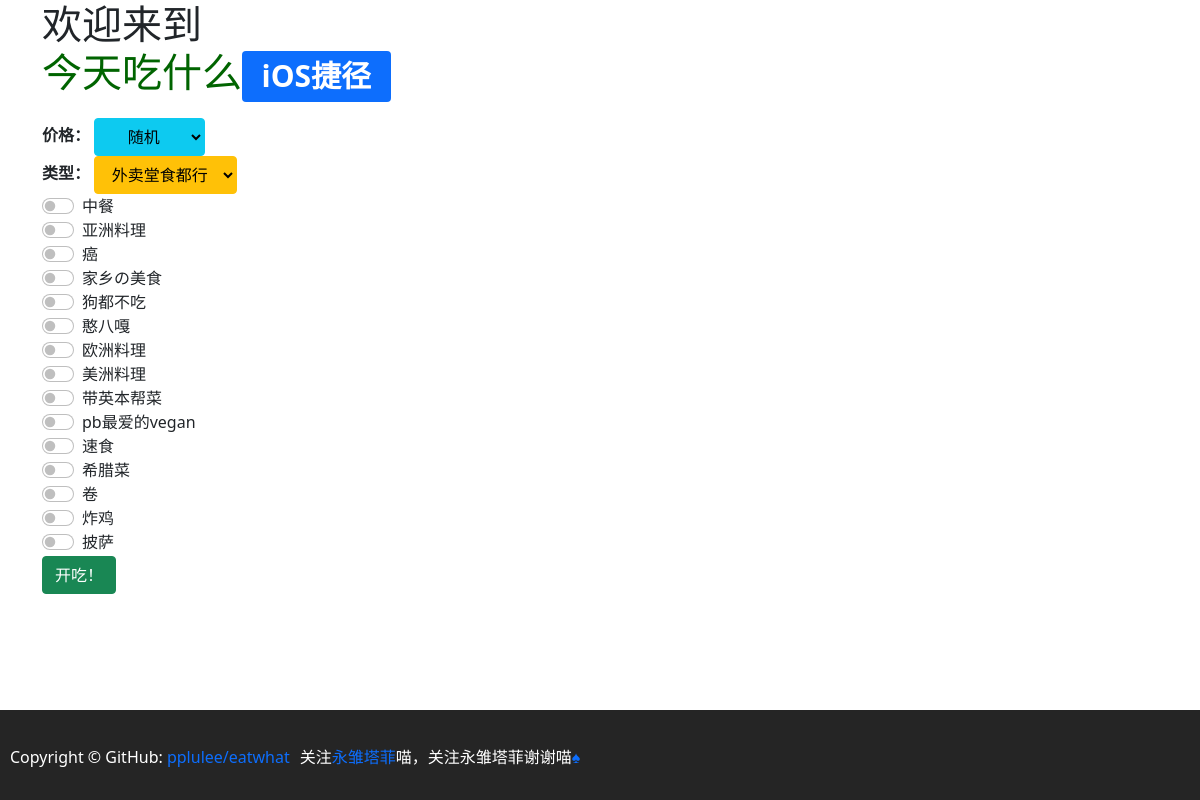
/, run on an earlier commit of the app's database.
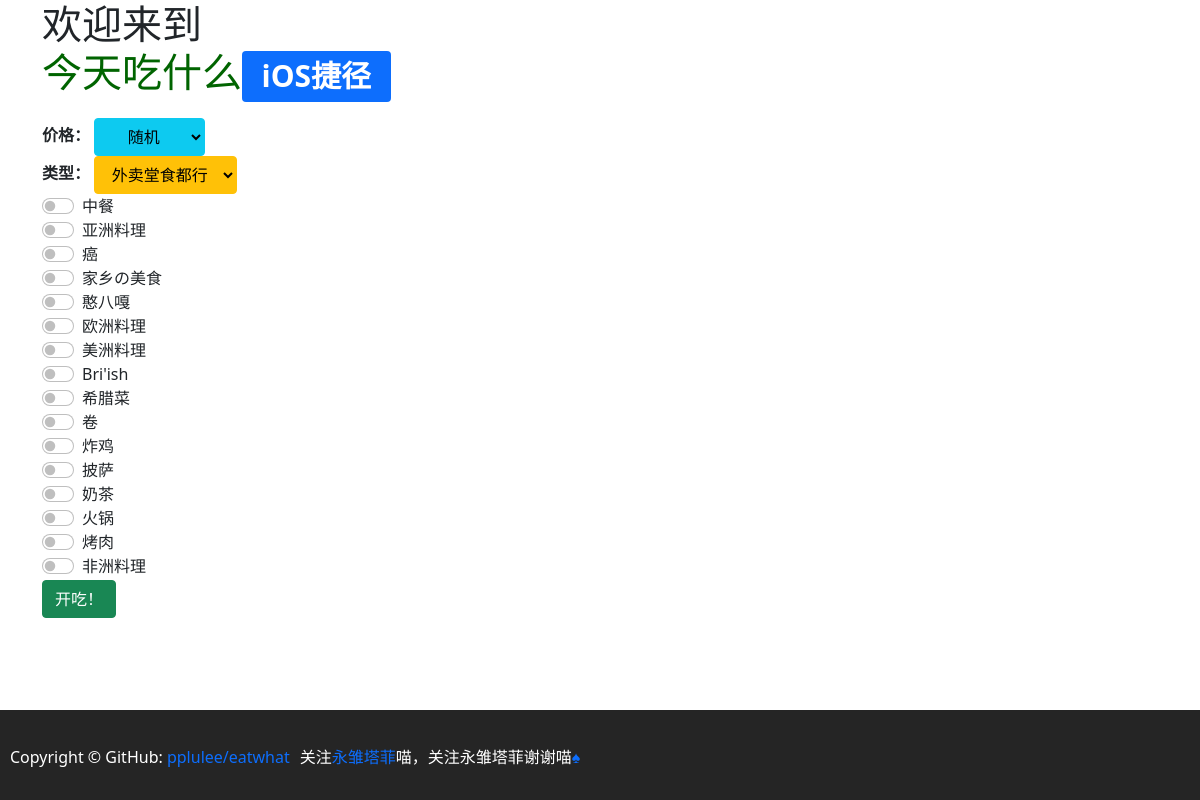
And on a later commit of the database.
### tables this page shows
CREATE TABLE `category` (
  `id` tinyint(3) unsigned NOT NULL AUTO_INCREMENT,
  `name` text NOT NULL,
  PRIMARY KEY (`id`)
);

### index.php (the view, shortened to what this page needs)
<?php
include("header.php");
?>
<html>
<head>
</head>
<body>
<div class="container">
    <div class="row align-items-start">
        <div class="col">
            <h1>欢迎来到<p style="color:darkgreen;">今天吃什么<a href="/ios"><span class="badge bg-primary">iOS捷径</span></a></p></h1>
            <form action="" method="post">
                <b>价格：</b>
                <select class="btn btn-info dropdown-toggle" name="richness">
                    <option value=''>随机</option>
                    <br>
                    <?php
                    $result = mysqli_query($conn, "SELECT id,name FROM richness;");
                    $selected_item = (isset($_POST['submit'])) ? $_POST['richness'] : '0';
                    if (mysqli_num_rows($result) > 0) {
                        while ($row = mysqli_fetch_assoc($result)) {
                            $code = $selected_item == $row['id'] ? "selected" : "";
                            echo "<option $code value='{$row['id']}'>{$row['name']}</option><br>";
                        }
                    }
                    ?>
                </select>
                <br>
                <b>类型：</b>
                <select class="btn btn-warning dropdown-toggle" name="method">
                    <option value="both" <?php echo (isset($_POST['submit']) && $_POST['method'] == 'both') ? "selected" : ""; ?>>
                        外卖堂食都行
                    </option>
                </select>
                <br>
                <div class="form-check form-switch">
                    <?php
                    $result = mysqli_query($conn, "SELECT id,name FROM category;");
                    $selected_item = (isset($_POST['submit']) && isset($_POST['category'])) ? $_POST['category'] : array();
                    if (mysqli_num_rows($result) > 0) {
                        while ($row = mysqli_fetch_assoc($result)) {
                            $code = in_array($row['id'], $selected_item) ? "checked" : "";
                            echo "{$row['name']} <input $code class='form-check-input' type='checkbox' role='switch' name='category[]' value='{$row['id']}'><br>";
                        }
                    }
                    ?>
                </div>
                <button type="submit" name="submit" class="btn btn-success">开吃！</button>
            </form>
        </div>
    </div>
</div>
<?php
include("footer.php");
?>
</body>
</html>

What changed in the data, as far as the page shows it:
removed category: name "狗都不吃"
removed category: name "pb最爱的vegan"
removed category: name "速食"
changed category: name "带英本帮菜" → "Bri'ish"
added category: name "奶茶"
added category: name "火锅"
added category: name "烤肉"
added category: name "非洲料理"
